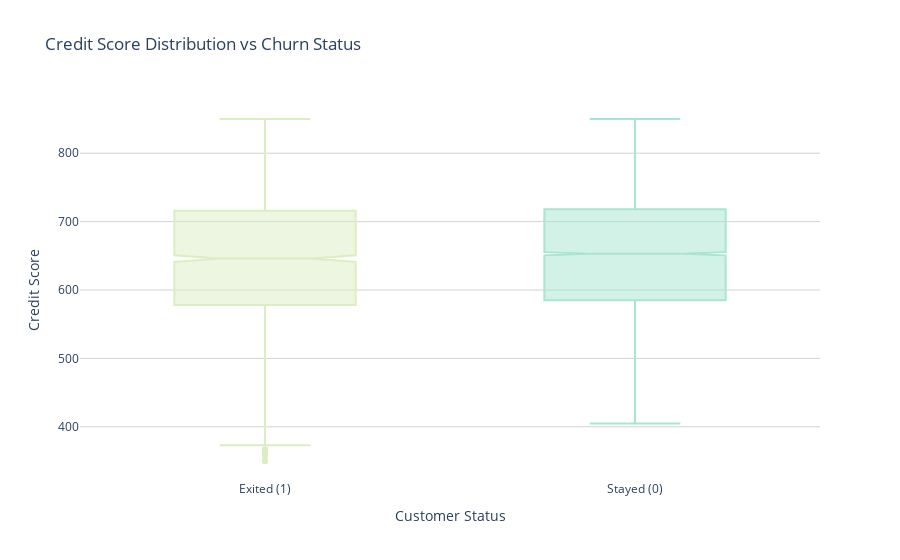

Notebook code cell kept with this figure:
### Code cell
df['churn_str'] = df['churn'].astype(str).map({'0': 'Stayed (0)', '1': 'Exited (1)'})

fig_credit = px.box(
    df,
    x="churn_str",
    y="credit_score",
    color="churn_str",
    title="Credit Score Distribution vs Churn Status",
    points="outliers", 
    notched=True,     
    color_discrete_map={
        'Stayed (0)': '#A8E6CF',   
        'Exited (1)': '#DCEDC1'    
    }
)

fig_credit.update_layout(
    plot_bgcolor='rgba(0,0,0,0)',
    xaxis=dict(title="Customer Status", showgrid=False),
    yaxis=dict(title="Credit Score", showgrid=True, gridcolor='lightgrey'),
    showlegend=False
)

fig_credit.show()

### Figure 1 — Plotly figure (JSON) as saved in the notebook; plotly's stock layout.template omitted (floating-point values rounded to 4 significant figures; data arrays with more than 128 entries replaced by an {"elided": "..."} marker saying what was removed)
{"data": [{"alignmentgroup": "True", "boxpoints": "outliers", "hovertemplate": "churn_str=%{x}<br>credit_score=%{y}<extra></extra>", "legendgroup": "Exited (1)", "marker": {"color": "#DCEDC1"}, "name": "Exited (1)", "notched": true, "offsetgroup": "Exited (1)", "orientation": "v", "showlegend": true, "type": "box", "x": {"elided": "2037 str values"}, "x0": " ", "xaxis": "x", "y": {"elided": "2037 int values"}, "y0": " ", "yaxis": "y"}, {"alignmentgroup": "True", "boxpoints": "outliers", "hovertemplate": "churn_str=%{x}<br>credit_score=%{y}<extra></extra>", "legendgroup": "Stayed (0)", "marker": {"color": "#A8E6CF"}, "name": "Stayed (0)", "notched": true, "offsetgroup": "Stayed (0)", "orientation": "v", "showlegend": true, "type": "box", "x": {"elided": "7963 str values"}, "x0": " ", "xaxis": "x", "y": {"elided": "7963 int values"}, "y0": " ", "yaxis": "y"}], "layout": {"boxmode": "overlay", "legend": {"title": {"text": "churn_str"}, "tracegroupgap": 0}, "plot_bgcolor": "rgba(0,0,0,0)", "showlegend": false, "title": {"text": "Credit Score Distribution vs Churn Status"}, "xaxis": {"anchor": "y", "categoryarray": ["Exited (1)", "Stayed (0)"], "categoryorder": "array", "domain": [0, 1], "showgrid": false, "title": {"text": "Customer Status"}}, "yaxis": {"anchor": "x", "domain": [0, 1], "gridcolor": "lightgrey", "showgrid": true, "title": {"text": "Credit Score"}}}}
